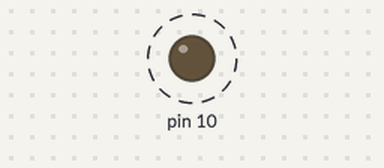
The sketch below on a simulated Arduino Uno, built with avr-gcc and run on an emulated ATmega328P. On the bench: output pins drawn as LEDs (lit = HIGH). Dashed ring = blinking. What the sketch prints to the serial monitor is not drawn.

Above: at 1.2 s.
Timing chart, 0 to 4.0 s (numbered marks = the images above):
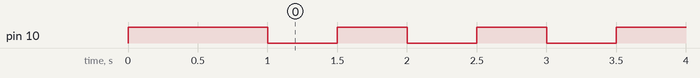

The sketch:

spi.ino
```cpp
#include <SPI.h>

void setup() {
  // put your setup code here, to run once:
    pinMode(10, OUTPUT);
    Serial.begin(9600);
    Serial.print("Begin\n");
    digitalWrite(10, HIGH);
    delay(1000);
}

void loop() {
  // put your main code here, to run repeatedly:
  unsigned int retVal;
  SPI.begin();
  SPI.beginTransaction(SPISettings(14000000, MSBFIRST, SPI_MODE1));
  digitalWrite(10, LOW);
  delay(500);
  retVal = SPI.transfer16(0);
  SPI.endTransaction();
  digitalWrite(10, HIGH);
  retVal >>= 3;
  Serial.print(retVal/4,BIN);


  Serial.print("\n");
  delay(500);
}
```

Measured:
- by itself, pin 10: alternates HIGH for 0.50 s and LOW for 0.50 s
